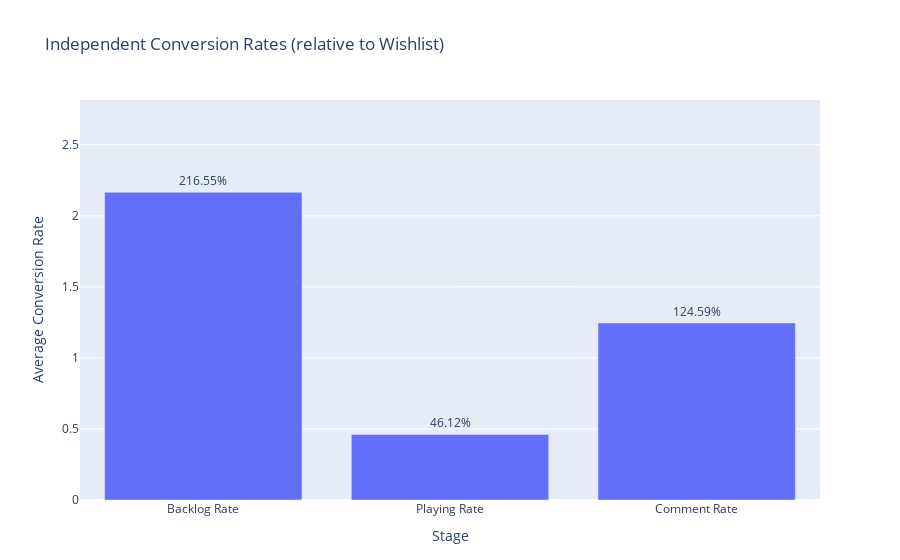

Here is the notebook cell this chart was saved with:
### Markdown cell above
1. differences in conversion rates across stages

### Code cell
df1['backlog_rate'] = df1['Backlogs'] / df1['Wishlist']
df1['playing_rate'] = df1['Playing'] / df1['Wishlist']
df1['comment_rate'] = df1['Number of Reviews'] / df1['Wishlist']

# remove invalid values
df_filtered = df1[(df1['Wishlist'] > 0) & (df1['backlog_rate'] < 10) & (df1['playing_rate'] < 10)]

avg_rates = {
    'Backlog Rate': df_filtered['backlog_rate'].mean(),
    'Playing Rate': df_filtered['playing_rate'].mean(),
    'Comment Rate': df_filtered['comment_rate'].mean()
}
# plot bar chart
fig_bar = px.bar(
    x=list(avg_rates.keys()), 
    y=list(avg_rates.values()),
    text=[f"{v:.2%}" for v in avg_rates.values()],
    title="Independent Conversion Rates (relative to Wishlist)",
    labels={'x':'Stage', 'y':'Average Conversion Rate'}
)
fig_bar.update_traces(textposition='outside')
fig_bar.update_layout(
    yaxis = dict(range=[0,max(avg_rates.values())*1.3]),
    margin = dict(t=100,b=60)
)
fig_bar.show()

### Figure 1 — Plotly figure (JSON) as saved in the notebook; plotly's stock layout.template omitted (floating-point values rounded to 4 significant figures)
{"data": [{"alignmentgroup": "True", "hovertemplate": "Stage=%{x}<br>Average Conversion Rate=%{y}<br>text=%{text}<extra></extra>", "legendgroup": "", "marker": {"color": "#636efa", "pattern": {"shape": ""}}, "name": "", "offsetgroup": "", "orientation": "v", "showlegend": false, "text": ["216.55%", "46.12%", "124.59%"], "textposition": "outside", "type": "bar", "x": ["Backlog Rate", "Playing Rate", "Comment Rate"], "xaxis": "x", "y": [2.165, 0.4612, 1.246], "yaxis": "y"}], "layout": {"autosize": true, "barmode": "relative", "legend": {"tracegroupgap": 0}, "margin": {"b": 60, "t": 100}, "title": {"text": "Independent Conversion Rates (relative to Wishlist)"}, "xaxis": {"anchor": "y", "autorange": true, "domain": [0, 1], "range": [-0.5, 2.5], "title": {"text": "Stage"}, "type": "category"}, "yaxis": {"anchor": "x", "domain": [0, 1], "range": [0, 2.815], "title": {"text": "Average Conversion Rate"}, "type": "linear"}}}
